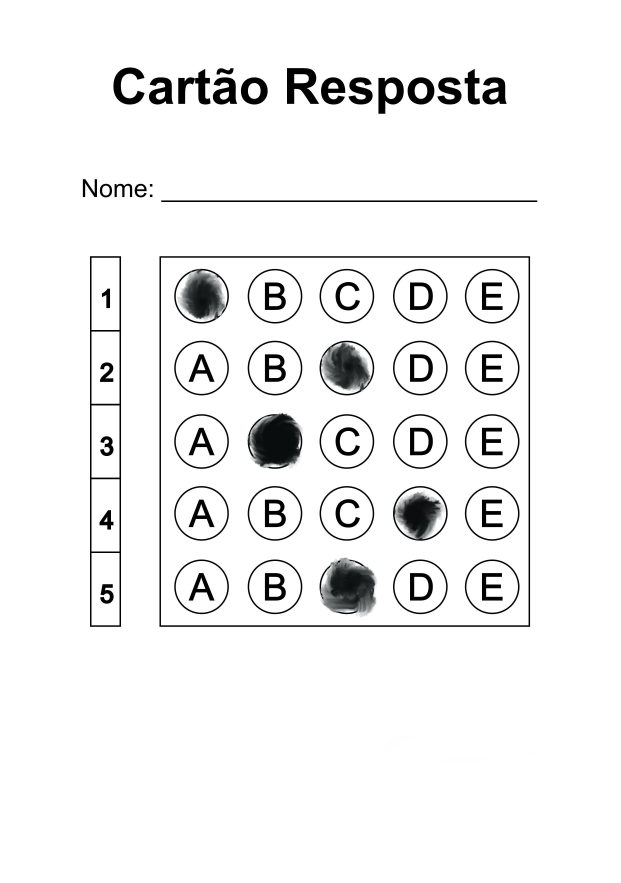
#> input picture imagens/2.jpg, 2481 x 3532 px (shown at 1/4 size)
$ python Leitor.py
#> lines starting #> are read from the running program, lines starting #| are printed output that depends on the picture; after the words box and inside, x2 and y2 are one past the last pixel; in counts of white or black regions, pixels touching at a corner belong together
### utlis.py
import cv2
import numpy as np

## Empilha todas as imagens em uma janela.
def stackImages(imgArray,scale,lables=[]):
    rows = len(imgArray)
    cols = len(imgArray[0])
    rowsAvailable = isinstance(imgArray[0], list)
    width = imgArray[0][0].shape[1]
    height = imgArray[0][0].shape[0]
    if rowsAvailable:
        for x in range ( 0, rows):
            for y in range(0, cols):
                imgArray[x][y] = cv2.resize(imgArray[x][y], (0, 0), None, scale, scale)
                if len(imgArray[x][y].shape) == 2: imgArray[x][y]= cv2.cvtColor( imgArray[x][y], cv2.COLOR_GRAY2BGR)
        imageBlank = np.zeros((height, width, 3), np.uint8)
        hor = [imageBlank]*rows
        hor_con = [imageBlank]*rows
        for x in range(0, rows):
            hor[x] = np.hstack(imgArray[x])
            hor_con[x] = np.concatenate(imgArray[x])
        ver = np.vstack(hor)
        ver_con = np.concatenate(hor)
    else:
        for x in range(0, rows):
            imgArray[x] = cv2.resize(imgArray[x], (0, 0), None, scale, scale)
            if len(imgArray[x].shape) == 2: imgArray[x] = cv2.cvtColor(imgArray[x], cv2.COLOR_GRAY2BGR)
        hor= np.hstack(imgArray)
        hor_con= np.concatenate(imgArray)
        ver = hor
    if len(lables) != 0:
        eachImgWidth= int(ver.shape[1] / cols)
        eachImgHeight = int(ver.shape[0] / rows)
        #print(eachImgHeight)
        for d in range(0, rows):
            for c in range (0,cols):
                cv2.rectangle(ver,(c*eachImgWidth,eachImgHeight*d),(c*eachImgWidth+len(lables[d][c])*13+27,30+eachImgHeight*d),(255,255,255),cv2.FILLED)
                cv2.putText(ver,lables[d][c],(eachImgWidth*c+10,eachImgHeight*d+20),cv2.FONT_HERSHEY_COMPLEX,0.7,(255,0,255),2)
    return ver

def reorder(myPoints):

    myPoints = myPoints.reshape((4, 2)) # Remove o colchete extra.
    print(myPoints)
    myPointsNew = np.zeros((4, 1, 2), np.int32) # Adiciona nova matriz com os pontos alinhados.
    add = myPoints.sum(1)
    print(add)
    print(np.argmax(add))
    myPointsNew[0] = myPoints[np.argmin(add)]  #[0,0]
    myPointsNew[3] =myPoints[np.argmax(add)]   #[w,h]
    diff = np.diff(myPoints, axis=1)
    myPointsNew[1] =myPoints[np.argmin(diff)]  #[w,0]
    myPointsNew[2] = myPoints[np.argmax(diff)] #[h,0]

    return myPointsNew

def rectContour(contours):

    rectCon = []
    max_area = 0
    for i in contours:
        area = cv2.contourArea(i)
        if area > 50:
            peri = cv2.arcLength(i, True)
            approx = cv2.approxPolyDP(i, 0.02 * peri, True)
            if len(approx) == 4:
                rectCon.append(i)
    rectCon = sorted(rectCon, key=cv2.contourArea,reverse=True)
    #print(len(rectCon))
    return rectCon

def getCornerPoints(cont):
    peri = cv2.arcLength(cont, True) # Tamanho do contorno.
    approx = cv2.approxPolyDP(cont, 0.02 * peri, True) # Aproxima o polígono para obter os pontos de canto.
    return approx

def splitBoxes(img):
    rows = np.vsplit(img,5)
    boxes=[]
    for r in rows:
        cols= np.hsplit(r,5)
        for box in cols:
            boxes.append(box)
    return boxes

def drawGrid(img,questions=5,choices=5):
    secW = int(img.shape[1]/questions)
    secH = int(img.shape[0]/choices)
    for i in range (0,9):
        pt1 = (0,secH*i)
        pt2 = (img.shape[1],secH*i)
        pt3 = (secW * i, 0)
        pt4 = (secW*i,img.shape[0])
        cv2.line(img, pt1, pt2, (255, 255, 0),2)
        cv2.line(img, pt3, pt4, (255, 255, 0),2)

    return img

def showAnswers(img,myIndex,grading,ans,questions=5,choices=5):
     secW = int(img.shape[1]/questions)
     secH = int(img.shape[0]/choices)

     for x in range(0,questions):
         myAns= myIndex[x]
         cX = (myAns * secW) + secW // 2
         cY = (x * secH) + secH // 2
         if grading[x]==1:
            myColor = (0,255,0)
            #cv2.rectangle(img,(myAns*secW,x*secH),((myAns*secW)+secW,(x*secH)+secH),myColor,cv2.FILLED)
            cv2.circle(img,(cX,cY),50,myColor,cv2.FILLED)
         else:
            myColor = (0,0,255)
            #cv2.rectangle(img, (myAns * secW, x * secH), ((myAns * secW) + secW, (x * secH) + secH), myColor, cv2.FILLED)
            cv2.circle(img, (cX, cY), 50, myColor, cv2.FILLED)

            # Resposta correta.
            myColor = (0, 255, 0)
            correctAns = ans[x]
            cv2.circle(img,((correctAns * secW)+secW//2, (x * secH)+secH//2),
            20,myColor,cv2.FILLED)

### Leitor.py
import cv2
import numpy as np
import utlis
import time


########################################################################
pathImage = "imagens/2.jpg"
img = cv2.imread(pathImage)
#> img is the input picture: shape (3532, 2481, 3); mean B, G, R 241.2, 241.2, 241.1
heightImg = 700
widthImg  = 700
questions=5
choices=5
ans= [1,2,0,2,4]
########################################################################

while True:

    img = cv2.resize(img, (widthImg, heightImg)) # Redimensiona a imagem.
#> img: shape (700, 700, 3)
    imgFinal = img.copy()
    imgBlank = np.zeros((heightImg,widthImg, 3), np.uint8) # Cria uma imagem em branco para teste de debug, caso necessário.
    imgGray = cv2.cvtColor(img, cv2.COLOR_BGR2GRAY) #  Converte a imagem para tons de cinza.
    imgBlur = cv2.GaussianBlur(imgGray, (5, 5), 1) # Adiciona desfoque.
    imgCanny = cv2.Canny(imgBlur,10,70) # Aplica canny.
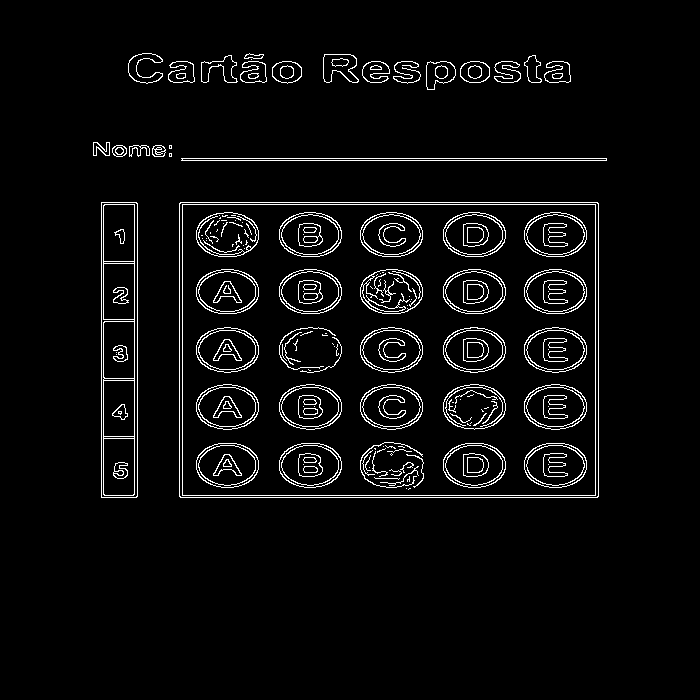
#> imgCanny: shape (700, 700); 4.3% white in thin lines or dots, all inside (x1, y1, x2, y2) = (93, 53, 607, 498)

    try:
        ## Busca todos os contornos.
        imgContours = img.copy() # Copia a imagem para exibição.
        imgBigContour = img.copy() # Copia a imagem para exibição.
        contours, hierarchy = cv2.findContours(imgCanny, cv2.RETR_EXTERNAL, cv2.CHAIN_APPROX_NONE) # Busca todos os contornos.
#> contours = 24 contours, 3 with area under 20; largest, box (x1, y1, x2, y2) and area: (179, 202, 599, 498) 123603, (101, 202, 138, 498) 10619, (181, 158, 607, 161) 849, (323, 54, 359, 83) 716, (426, 61, 456, 90) 600
        cv2.drawContours(imgContours, contours, -1, (0, 255, 0), 10) #  Desenha todos os contornos encontrados.
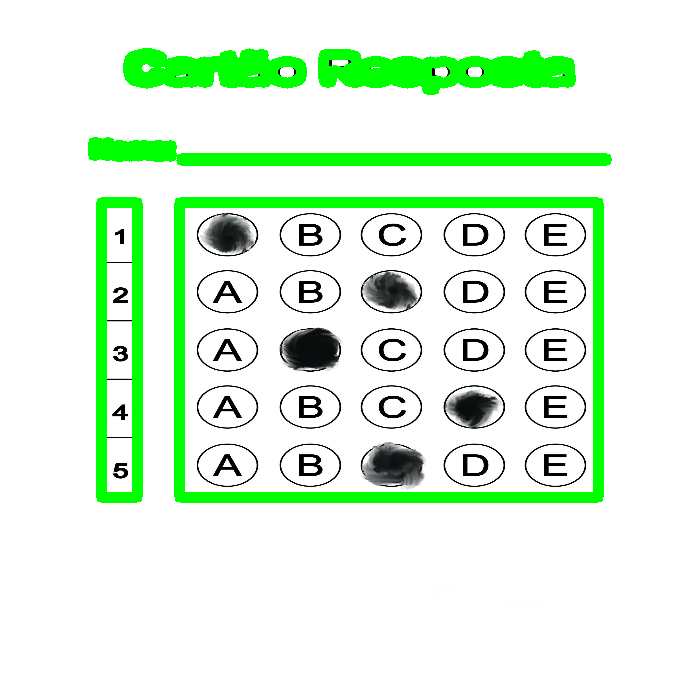
#> imgContours: shape (700, 700, 3); mean B, G, R 223.1, 245.9, 223.1
        rectCon = utlis.rectContour(contours) # Busca por contornos retangulares.
#> the loop in rectContour, `for i in contours:` made 24 passes
#> (area, peri, approx) on passes 1 to 3: (123603, 1425.7, [[179, 203], [180, 497], [598, 496], [597, 202]]), (10619, 660.8, [[101, 202], [101, 497], [136, 497], [137, 203]]), (849, 854.8, [[181, 158], [606, 160]])
#> (area, peri) on passes 6 to 11: (125.5, 43.56), (113, 89.46), (131, 42.97), (127, 81.46), (414, 117.9), (354, 150.9)
#> after the loop in rectContour, `for i in contours:`: rectCon = 2 contours; box (x1, y1, x2, y2) and area: (179, 202, 599, 498) 123603, (101, 202, 138, 498) 10619
        biggestPoints= utlis.getCornerPoints(rectCon[0]) # Busca os cantos do retângulo maior.
#> in getCornerPoints, `peri = cv2.arcLength(cont, True)`: peri = 1425.7
#> in getCornerPoints, `approx = cv2.approxPolyDP(cont, 0.02 * peri, True)`: approx = [[179, 203], [180, 497], [598, 496], [597, 202]]
#> biggestPoints = [[179, 203], [180, 497], [598, 496], [597, 202]]
        gradePoints = utlis.getCornerPoints(rectCon[1]) # Busca os cantos do retângulo menor.
#> gradePoints = [[101, 202], [101, 497], [136, 497], [137, 203]]

        if biggestPoints.size != 0 and gradePoints.size != 0:

            #  Deforma o maior retângulo.
            biggestPoints=utlis.reorder(biggestPoints) # Reorganiza para a deformação.
#> in reorder, `myPoints = myPoints.reshape((4, 2))`: myPoints = [[179, 203], [180, 497], [598, 496], [597, 202]]
#| [[179 203]
#|  [180 497]
#|  [598 496]
#|  [597 202]]
#> in reorder, `add = myPoints.sum(1)`: add = [382, 677, 1094, 799]
#| [ 382  677 1094  799]
#| 2
#> in reorder, `diff = np.diff(myPoints, axis=1)`: diff = [24, 317, -102, -395]
#> biggestPoints = [[179, 203], [597, 202], [180, 497], [598, 496]]
            cv2.drawContours(imgBigContour, biggestPoints, -1, (0, 255, 0), 20) # Desenha o maior contorno.
#> imgBigContour: shape (700, 700, 3); mean B, G, R 240.7, 241.4, 240.7
            pts1 = np.float32(biggestPoints) # Prepara os pontos para deformação.
#> pts1 = [[179, 203], [597, 202], [180, 497], [598, 496]]
            pts2 = np.float32([[0, 0],[widthImg, 0], [0, heightImg],[widthImg, heightImg]]) # Prepara os pontos para deformação.
            matrix = cv2.getPerspectiveTransform(pts1, pts2) # Pega a matriz de transformação.
#> matrix = [[1.67, -0.0057, -298.6], [0.0057, 2.38, -484.3], [-3.9e-19, -5.51e-19, 1]]
            imgWarpColored = cv2.warpPerspective(img, matrix, (widthImg, heightImg)) # Aplica a deformação.

            # # Deforma o menor retângulo
            cv2.drawContours(imgBigContour, gradePoints, -1, (255, 0, 0), 20) # Desenha o maior contorno.
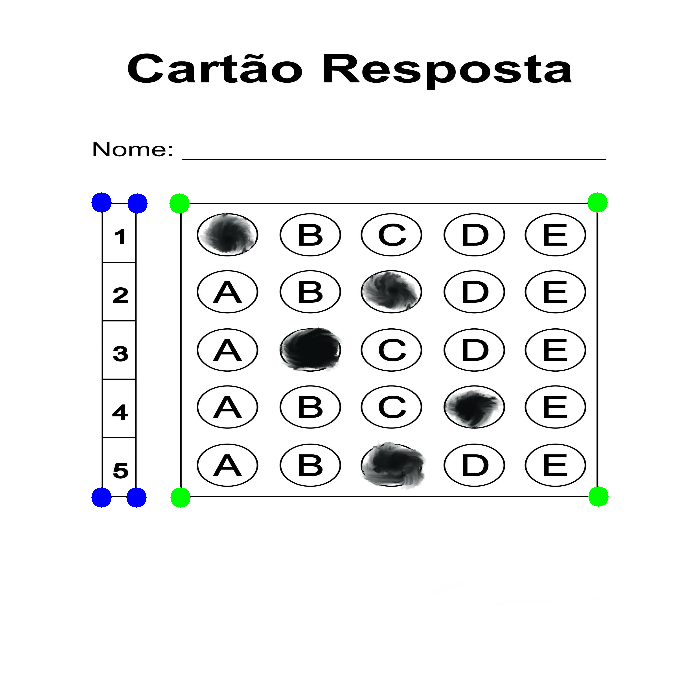
#> imgBigContour: shape (700, 700, 3); mean B, G, R 240.8, 240.8, 240.1
            gradePoints = utlis.reorder(gradePoints) #  Reorganiza para a deformação.
#| [[101 202]
#|  [101 497]
#|  [136 497]
#|  [137 203]]
#| [303 598 633 340]
#| 2
#> gradePoints = [[101, 202], [137, 203], [101, 497], [136, 497]]
            ptsG1 = np.float32(gradePoints)  # Prepara os pontos para deformação.
#> ptsG1 = [[101, 202], [137, 203], [101, 497], [136, 497]]
            ptsG2 = np.float32([[0, 0], [325, 0], [0, 150], [325, 150]])  # Prepara os pontos para deformação.
            matrixG = cv2.getPerspectiveTransform(ptsG1, ptsG2) # Pega a matriz de transformação.
#> matrixG = [[8.75, -5.11e-17, -883.7], [-0.0134, 0.481, -95.75], [-8.9e-05, -9.19e-05, 1]]
            imgGradeDisplay = cv2.warpPerspective(img, matrixG, (325, 150)) # Aplica a deformação.

            # Aplica a borda.
            imgWarpGray = cv2.cvtColor(imgWarpColored,cv2.COLOR_BGR2GRAY) # Converte para tons de cinza.
            imgThresh = cv2.threshold(imgWarpGray, 170, 255,cv2.THRESH_BINARY_INV )[1] # Aplica a borda e a inverte.
#> imgThresh: shape (700, 700); 18.2% white; 46 white regions, largest, box (x1, y1, x2, y2) and area: (167, 296, 270, 403) 8350, (303, 570, 408, 677) 8320, (0, 0, 700, 700) 7938

            boxes = utlis.splitBoxes(imgThresh) # Pega os espaços individuais.
#> in splitBoxes, `rows = np.vsplit(img,5)`: rows = 5 items
#> the loop in splitBoxes, `for r in rows:` made 5 passes
#> after the loop in splitBoxes, `for r in rows:`: boxes = 25 items
#> boxes = 25 items
            # cv2.imshow("Split Test ", boxes[3])
            countR=0
            countC=0
            myPixelVal = np.zeros((questions,choices)) # Guarda os valores não nulos em cada espaço.
            for image in boxes:
                #cv2.imshow(str(countR)+str(countC),image)
                totalPixels = cv2.countNonZero(image)
                myPixelVal[countR][countC]= totalPixels
                countC += 1
                if (countC==choices):countC=0;countR +=1
#> this loop made 25 passes
#> totalPixels on passes 1 to 12: 7201, 2917, 2554, 2785, 2968, 2634, 2475, 6560, 2326, 2563, 2687, 8350
#> after the loop, countC = 0; countR = 5; myPixelVal = [[7201, 2917, 2554, 2785, 2968], [2634, 2475, 6560, 2326, 2563], [2687, 8350, 2155, 2351, 2610], [2705, 2523, 2164, 5988, 2729], [3013, 2893, 8609, 2621, 2874]]

            # Busca as respostas do usuário e as coloca em uma lista.
            myIndex=[]
            for x in range (0,questions):
                arr = myPixelVal[x]
                myIndexVal = np.where(arr == np.amax(arr))
                myIndex.append(myIndexVal[0][0])
#> this loop made 5 passes
#> (arr, myIndexVal) on passes 1 to 5: ([7201, 2917, 2554, 2785, 2968], ([0],)), ([2634, 2475, 6560, 2326, 2563], ([2],)), ([2687, 8350, 2155, 2351, 2610], ([1],)), ([2705, 2523, 2164, 5988, 2729], ([3],)), ([3013, 2893, 8609, 2621, 2874], ([2],))
#> after the loop, myIndex = [0, 2, 1, 3, 2]
            print("USER ANSWERS",myIndex)
#| USER ANSWERS [0, 2, 1, 3, 2]

            # Compara os valores para encontrar os valores corretos.
            grading=[]
            for x in range(0,questions):
                if ans[x] == myIndex[x]:
                    grading.append(1)
                else:grading.append(0)
#> after the loop, grading = [0, 1, 0, 0, 0]
            print("GRADING",grading)
#| GRADING [0, 1, 0, 0, 0]
            score = (sum(grading)/questions)*100 # Média final.
#> score = 20
            print("SCORE",score)
#| SCORE 20.0

            # Exibe as respostas.
            utlis.showAnswers(imgWarpColored,myIndex,grading,ans) # Desenha as respostas detectadas.
#> the loop in showAnswers, `for x in range(0,questions):` made 5 passes
#> (myAns, cX) on passes 1 to 5: (0, 70), (2, 350), (1, 210), (3, 490), (2, 350)
            utlis.drawGrid(imgWarpColored) # Desenha a malha.
#> after the loop in drawGrid, `for i in range (0,9):`:
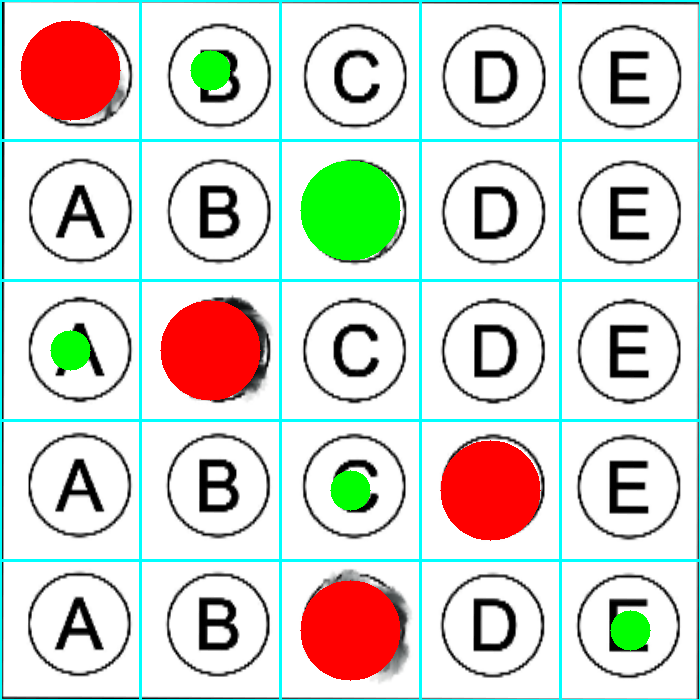
#> img: shape (700, 700, 3); mean B, G, R 209.5, 216.2, 215
            imgRawDrawings = np.zeros_like(imgWarpColored) # Nova imagem em branco com tamanho da imagem distorcida.
            utlis.showAnswers(imgRawDrawings, myIndex, grading, ans) #  Desenha na nova imagem.
#> call 2 of showAnswers, with questions = 5, choices = 5
#> the loop in showAnswers (call 2), `for x in range(0,questions):` made 5 passes
#> after the loop in showAnswers (call 2), `for x in range(0,questions):`:
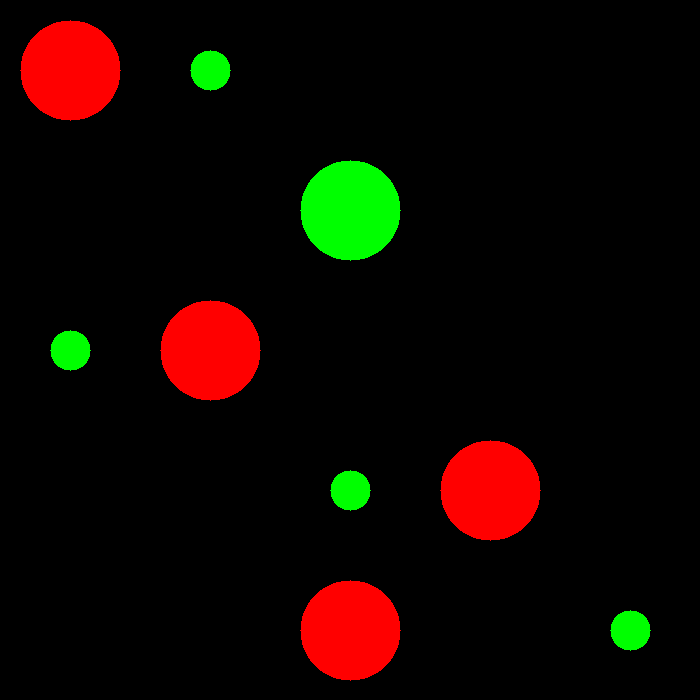
#> img: shape (700, 700, 3); mean B, G, R 0, 6.7, 16.3
            invMatrix = cv2.getPerspectiveTransform(pts2, pts1) # Inverte a matriz de transformação.
#> invMatrix = [[0.597, 0.00143, 179], [-0.00143, 0.42, 203], [0, 0, 1]]
            imgInvWarp = cv2.warpPerspective(imgRawDrawings, invMatrix, (widthImg, heightImg))

            # Exibe a média.
            imgRawGrade = np.zeros_like(imgGradeDisplay,np.uint8) # Adiciona nova imagem em branco com espaço para média.
            cv2.putText(imgRawGrade,str(int(score))+"%",(50,100)
                        ,cv2.FONT_HERSHEY_COMPLEX,3,(0,0,255),2) # Adiciona a média à nova imagem,.
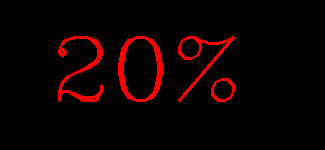
#> imgRawGrade: shape (150, 325, 3); mean of channels 0, 1, 2 0, 0, 12.1; drawn as B, G, R
            invMatrixG = cv2.getPerspectiveTransform(ptsG2, ptsG1) # Inverte a matriz de transformação.
#> invMatrixG = [[0.112, 0.0193, 101], [0.0052, 2.06, 202], [1.05e-05, 0.000191, 1]]
            imgInvGradeDisplay = cv2.warpPerspective(imgRawGrade, invMatrixG, (widthImg, heightImg))

            # Mostra as respostas e a média na imagem final.
            imgFinal = cv2.addWeighted(imgFinal, 1, imgInvWarp, 1,0) # Aciona as bolinhas de resposta correta.
            imgFinal = cv2.addWeighted(imgFinal, 1, imgInvGradeDisplay, 1,0) # Adiciona o aproveitamento.
            cv2.imshow("teste", imgRawGrade)

            # Vetor da imagem para exibição.
            imageArray = ([img,imgGray,imgCanny,imgContours],
                            [imgBigContour,imgThresh,imgWarpColored,imgFinal])
            cv2.imshow("Final Result", imgFinal)
    except:
        imageArray = ([img,imgGray,imgCanny,imgContours],
                        [imgBlank, imgBlank, imgBlank, imgBlank])

    # Rótulos para exibição.
    lables = [["Original","Cinza","Limites","Contornos"],
                ["Vertices","Negativo","Matriz","Final"]]

    stackedImage = utlis.stackImages(imageArray,0.5,lables)
#> in stackImages, `rows = len(imgArray)`: rows = 2
#> in stackImages, `cols = len(imgArray[0])`: cols = 4
#> in stackImages, `rowsAvailable = isinstance(imgArray[0], list)`: rowsAvailable = True
#> in stackImages, `hor = [imageBlank]*rows`: hor = 2 items
#> in stackImages, `eachImgWidth= int(ver.shape[1] / cols)`: eachImgWidth = 350
#> after the loop in stackImages, `for d in range(0, rows):`:
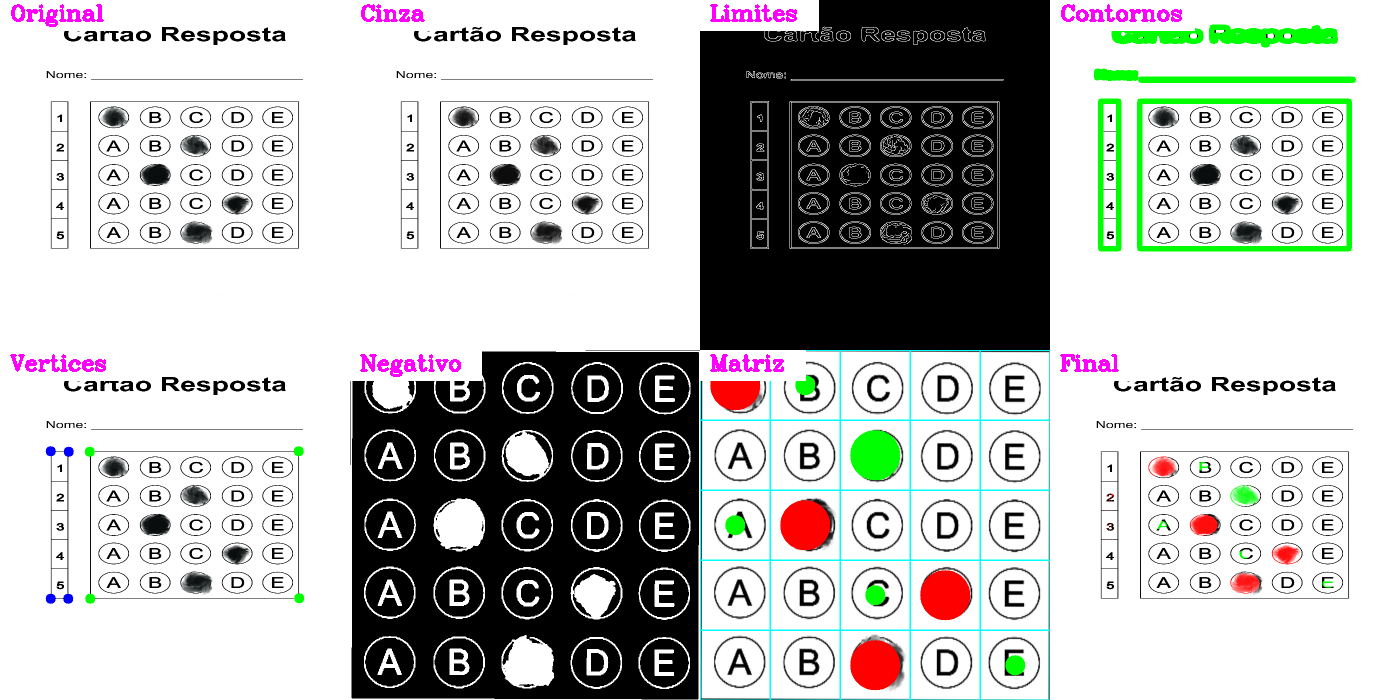
#> ver: shape (700, 1400, 3); mean of channels 0, 1, 2 184.1, 186.2, 184.8; drawn as B, G, R
    cv2.imshow("Result",stackedImage)

    # Salva quando a tecla 's' é pressionada.
    if cv2.waitKey(1) & 0xFF == ord('s'):
#> (key Esc is pressed here)
        cv2.imwrite("./gabarito.jpg",imgFinal)
        cv2.imwrite("./gabarito_aproveitamento.jpg",imgRawGrade)

        cv2.rectangle(stackedImage, ((int(stackedImage.shape[1] / 2) - 230), int(stackedImage.shape[0] / 2) + 50),
                        (1100, 350), (0, 255, 0), cv2.FILLED)
        cv2.putText(stackedImage, "Gabarito Salvo!", (int(stackedImage.shape[1] / 2) - 200, int(stackedImage.shape[0] / 2)),
                    cv2.FONT_HERSHEY_DUPLEX, 3, (0, 0, 255), 5, cv2.LINE_AA)
        cv2.imshow('Result', stackedImage)
        cv2.waitKey(300)
        break
